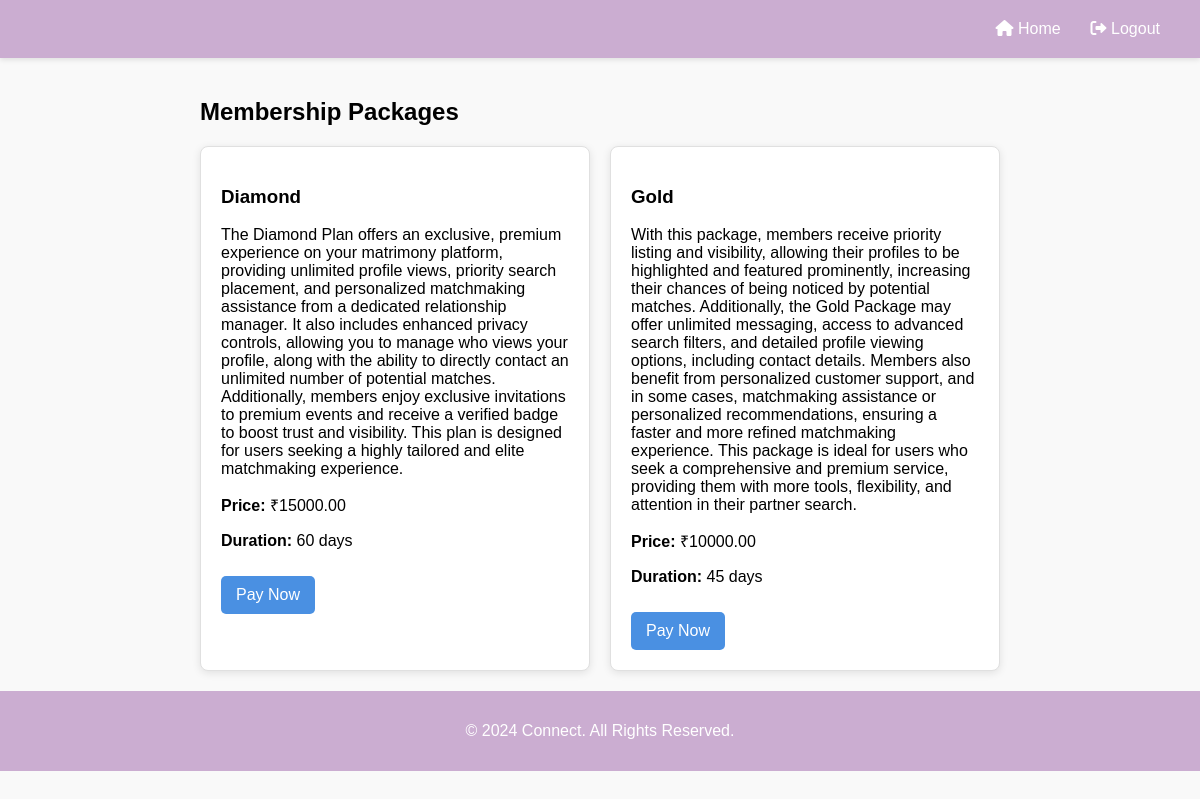
Screenshot of /package/ with the database file from the repository.
### matrimonyapp/models.py (models this page shows, shortened)
class Package(models.Model):
    package_id = models.IntegerField(default=0)  # Auto-incrementing ID for each package
    name = models.CharField(max_length=255)  # Name of the package
    description = models.TextField()  # Description of the package
    price = models.DecimalField(max_digits=10, decimal_places=2)  # Price of the package
    duration_days = models.PositiveIntegerField()  # Duration in days

### matrimonyapp/views.py (the view)
# urls.py: path('package/', views.package_view, name='package'),
def package_view(request):
    packages = Package.objects.all()
    return render(request, 'package.html', {'packages': packages})

### matrimonyapp/templates/package.html (shortened to what this page needs)
{% load static %}
<!DOCTYPE html>
<html lang="en">
<head>
    <link rel="stylesheet" href="https://cdnjs.cloudflare.com/ajax/libs/font-awesome/6.0.0-beta3/css/all.min.css">
    <link rel="stylesheet" href="{% static 'css/package.css' %}">
</head>
<body>
    <header class="header-container">
        <div class="header-content">
            <div class="header-links">
                <a href="{% url 'index' %}" class="nav-link">
                    <i class="fas fa-home"></i> Home
                </a>
                <a href="{% url 'logout' %}" class="nav-link">
                    <i class="fas fa-sign-out-alt"></i> Logout
                </a>
            </div>
        </div>
    </header>
    <main class="main-container">
        <section class="packages-section">
            <h2>Membership Packages</h2>
            <div class="package-cards">
                {% for package in packages %}
                    <div class="package-card">
                        <h3>{{ package.name }}</h3>
                        <p>{{ package.description }}</p>
                        <p><strong>Price:</strong> ₹{{ package.price }}</p>
                        <p><strong>Duration:</strong> {{ package.duration_days }} days</p>
                        <a href="{% url 'payment_page' package.id %}" class="payment-button">Pay Now</a>
                    </div>
                {% empty %}
                    <p>No packages available at the moment.</p>
                {% endfor %}
            </div>
        </section>
    </main>
    <footer class="footer-container">
        <p>&copy; 2024 Connect. All Rights Reserved.</p>
    </footer>
</body>
</html>

### matrimonyapp/static/css/package.css (style rules this page uses)
body { font-family: Arial, sans-serif; margin: 0; padding: 0; background-color: #f9f9f9; }
.header-container { display: flex; justify-content: space-between; align-items: center; padding: 20px 40px; background-color: #cbadd1; color: #ffffff; box-shadow: 0 2px 5px rgba(0, 0, 0, 0.1); }
.header-content { display: flex; justify-content: flex-end; align-items: center; gap: 30px; }
.header-links { display: flex; gap: 30px; }
.header-links a { color: #ffffff; text-decoration: none; font-size: 16px; font-weight: 500; transition: color 0.3s; }
.main-container { padding: 20px; display: flex; justify-content: center; }
.packages-section { max-width: 800px; width: 100%; }
.package-cards { display: flex; flex-wrap: wrap; gap: 20px; }
.package-card { background-color: #ffffff; border: 1px solid #e0e0e0; border-radius: 8px; padding: 20px; flex: 1 1 calc(33% - 20px); box-shadow: 0 2px 8px rgba(0, 0, 0, 0.1); transition: transform 0.3s; }
.package-card .payment-button { background-color: #4a90e2; color: #fff; border: none; padding: 10px 15px; border-radius: 5px; cursor: pointer; text-align: center; text-decoration: none; margin-top: 10px; display: inline-block; }
.footer-container { background-color: #cbadd1; color: #fff; text-align: center; padding: 15px 0; position: relative; bottom: 0; width: 100%; }

### rows the page displays
Package: name "Diamond", description "The Diamond Plan offers an exclusive, premium experience on your matrimony platform, providing unlimited profile views, priority search placement, and personalized matchmaking assistance from a dedicated relationship manager. It also includes enhanced privacy controls, allowing you to manage who views your profile, along with the ability to directly contact an unlimited number of potential matches. Additionally, members enjoy exclusive invitations to premium events and receive a verified badge to boost trust and visibility. This plan is designed for users seeking a highly tailored and elite matchmaking experience.", price "15000.00", duration_days "60"
Package: name "Gold", description "With this package, members receive priority listing and visibility, allowing their profiles to be highlighted and featured prominently, increasing their chances of being noticed by potential matches. Additionally, the Gold Package may offer unlimited messaging, access to advanced search filters, and detailed profile viewing options, including contact details. Members also benefit from personalized customer support, and in some cases, matchmaking assistance or personalized recommendations, ensuring a faster and more refined matchmaking experience. This package is ideal for users who seek a comprehensive and premium service, providing them with more tools, flexibility, and attention in their…", price "10000.00", duration_days "45"
